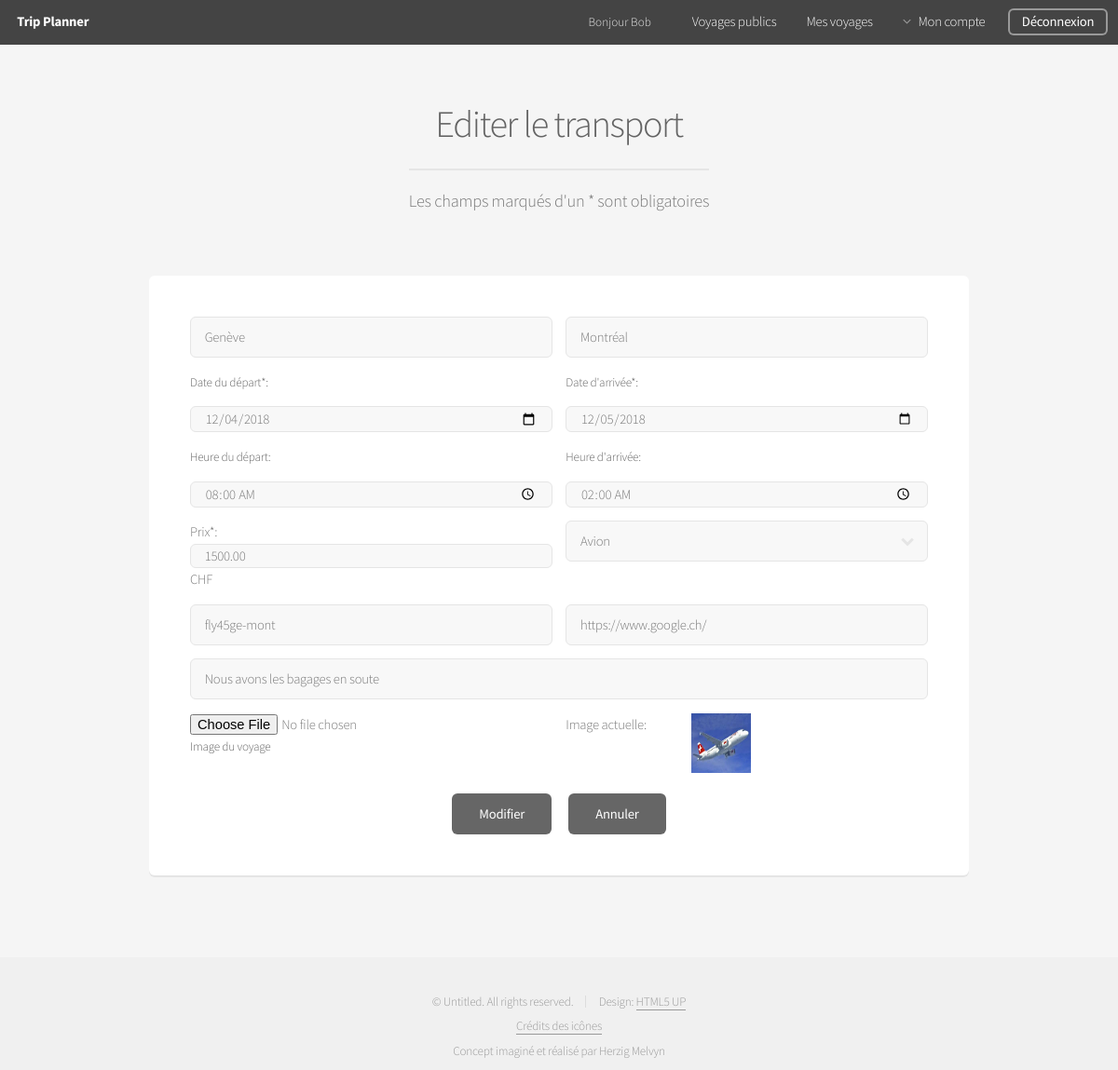
The page /index.php?action=change_Transport&id=1 (signed in) on the database its author committed.
### tables this page shows
CREATE TABLE IF NOT EXISTS `Transport` (
    `idTransport` INT UNSIGNED NOT NULL AUTO_INCREMENT,
    `fkTrip` INT UNSIGNED NOT NULL,
    `fkTransport_Type` TINYINT UNSIGNED NOT NULL,
    `Place_Start` VARCHAR(45) NOT NULL,
    `Place_End` VARCHAR(45) NOT NULL,
    `Day_Start` DATE NOT NULL,
    `Day_End` DATE NOT NULL,
    `Time_Start` TIME NULL,
    `Time_End` TIME NULL,
    `Price` FLOAT(10,2) UNSIGNED NOT NULL DEFAULT 0,
    `Link` VARCHAR(255) NULL,
    `Code` VARCHAR(45) NULL,
    `Note` VARCHAR(280) NULL,
    `Image` TINYINT(1) NOT NULL DEFAULT 0,
    PRIMARY KEY (`idTransport`),
    INDEX `fk_Transport_Trip_Id` (`fkTrip` ASC),
    CONSTRAINT `fk_Transport_Trip`
    FOREIGN KEY (`fkTrip`)
    REFERENCES `Trip` (`idTrip`)
    ON DELETE CASCADE
    ON UPDATE CASCADE,
    CONSTRAINT `fk_Transport_Transport_Type`
    FOREIGN KEY (`fkTransport_Type`)
    REFERENCES `Transport_Type` (`idTransport_Type`)
    ON DELETE NO ACTION
    ON UPDATE NO ACTION
);

### www/model/model_Transport.php (called while the page is built, shortened)
<?php
function get_Transport_Type()
{
    $connection = connect();
    $connection->setAttribute(PDO::ATTR_ERRMODE, PDO::ERRMODE_EXCEPTION);
    $req = $connection->prepare("SELECT * FROM Transport_Type ORDER BY Type");
    $req->execute();
    $transport_Types = $req->fetchAll(PDO::FETCH_ASSOC);
    return $transport_Types;
}
function get_Transport($m_Id_User, $m_Id_Transport)
{
    $connection = connect();
    $connection->setAttribute(PDO::ATTR_ERRMODE, PDO::ERRMODE_EXCEPTION);
    $req = $connection->prepare("SELECT Transport.* FROM Transport INNER JOIN Trip ON Transport.fkTrip = Trip.idTrip WHERE Trip.fkUser_Organizer = ? AND Transport.idTransport = ?");
    $req->bindParam(1,$m_Id_User,PDO::PARAM_INT);
    $req->bindParam(2,$m_Id_Transport,PDO::PARAM_INT);
    $req->execute();
    $result = $req->fetch(PDO::FETCH_ASSOC);
    return $result;
}

### www/view/view_Change_Transport.php (the view, shortened to what this page needs)
<header>
	<h2>Editer le transport</h2>
	<p>Les champs marqués d'un * sont obligatoires</p>
</header>
<div class="row">
    <div class="12u">
        <section class="box">
			<form method="post" action="index.php?action=change_Transport&id=<?php echo $_GET['id'];?>" enctype="multipart/form-data">
				<div class="row uniform 50%">
					<div class="6u 12u(mobilep)">
						<input type="text" name="place_Start" value="<?php echo htmlspecialchars($transport['Place_Start']);?>" placeholder="Lieu de départ*" maxlength="45" required/>
					</div>
                    <div class="6u 12u(mobilep)">
						<input type="text" name="place_End" value="<?php echo htmlspecialchars($transport['Place_End']);?>" placeholder="Lieu d'arrivée*" maxlength="45" required/>
					</div>
				</div>
                <div class="row uniform 50%">
					<div class="6u 12u(mobilep)">
						<label for="date_Start">Date du départ*:</label>
						<input type="date" id="start" name="date_Start" value="<?php echo $transport['Day_Start'];?>" onchange="set_Min_Date()" min="2018-01-01" required/>
					</div>
					<div class="6u 12u(mobilep)">
						<label for="date_End">Date d'arrivée*:</label>
						<input type="date" id="end"  name="date_End" value="<?php echo $transport['Day_End'];?>" onchange="set_Min_Date()" required/>
					</div>
				</div>
                <div class="row uniform 50%">
					<div class="6u 12u(mobilep)">
						<label for="date_Start">Heure du départ:</label>
						<input type="time" name="time_Start" value="<?php
                                                                        $time_Start = date_create("2000-01-01".$transport['Time_Start']);
                                                                        $format_Time_Start = date_format($time_Start,"H:i");
                                                                        echo $format_Time_Start;?>" />
					</div>
					<div class="6u 12u(mobilep)">
						<label for="date_End">Heure d'arrivée:</label>
						<input type="time"  name="time_End" value="<?php
                                                                        $time_End = date_create("2000-01-01".$transport['Time_End']);
                                                                        $format_Time_End = date_format($time_End,"H:i");
                                                                        echo $format_Time_End;?>" />
					</div>
				</div>
                <div class="row uniform 50%">
                    <div class="6u 12u(mobilep)">
                        <div>Prix*:</div>
						<input type="number" id="price" onchange="two_Decimal()" value="<?php echo $transport['Price'];?>" name="price" value="0" min="0" step="0.01" required/>
                        <span>CHF</span>
                    </div>
                    <div class="6u">
						<div class="select-wrapper">
							<select name="type">
								<?php
                                    foreach($transport_Types as $transport_Type)
                                    {
                                        if($transport_Type['idTransport_Type'] == $transport['fkTransport_Type'])
                                        {
                                            echo "<option value='".$transport_Type['idTransport_Type']."'>".$transport_Type['Type']."</option>";
                                        }
                                    }
                                ?>
				            </select>
				        </div>
				    </div>
                </div>
				<div class="row uniform 50%">
					<div class="6u 12u(mobilep)">
						<input type="text" name="code" value="<?php echo htmlspecialchars($transport['Code']);?>" placeholder="Code de résertvation"/>
					</div>
					<div class="6u 12u(mobilep)">
						<input type="text" name="link" value="<?php echo htmlspecialchars($transport['Link']);?>" placeholder="Lien" maxlength="255"/>
					</div>
				</div>
                <div class="row uniform 50%">
                    <div class="12u 12u(mobilep)">
						<input type="text" name="note" value="<?php echo htmlspecialchars($transport['Note']);?>" placeholder="Remarque" maxlength="280"/>
                    </div>
                </div>
				<div class="row uniform 50%">
					<div class="6u 12u(mobilep)">
						<input type="file" name="image"/>
						<label for="image">Image du voyage</label>
					</div>
                    <div class="2u 12u(mobilep)">
				        <span>Image actuelle:</span>
					</div>
                    <div class="3u 12u(mobilep)">
				        <?php
                            if($transport['Image'] == true)
                            {
                                 echo "<td><a class='no_Border' href='images/user".$_SESSION["id"]."/".$transport['fkTrip']."/Transport/".$transport['idTransport'].".jpg'><img class='thumbnail' src='images/user".$_SESSION["id"]."/".$transport['fkTrip']."/Transport/".$transport['idTransport'].".jpg'></a></td>";
                            }
                                 else
                            {
                                 echo '<td><img class="thumbnail" src="images/default_Transport.png"></td>';
                            }
                        ?>
					</div>
				</div>
				<div class="row uniform 50%">
					<div class="12u" align="center">
						<ul class="actions">
					        <li><input type="submit" value="Modifier" /></li>
                            <li><a class="button" href="<?php echo "index.php?action=see_Trip&id=".$transport['fkTrip'];?>/#transport">Annuler</a></li>
						</ul>
					</div>
				</div>
			</form>
		</section>
	</div>
</div>
<?php
require "view/template.php";

### www/assets/css/additional.css (style rules this page uses)
.thumbnail { height: 64px; width: 64px; }
.no_Border { border: none; }

### rows shown on the page
transport: place_Start "Genève", place_End "Montréal", date_Start "12/04/2018", date_End "12/05/2018", time_Start "08:00", time_End "02:00", price "1500.00", code "fly45ge-mont", link "https://www.google.ch/", note "Nous avons les bagages en soute"

### other values the page prints
$_SESSION['nickname'] "Bob"
form field type "Avion"
